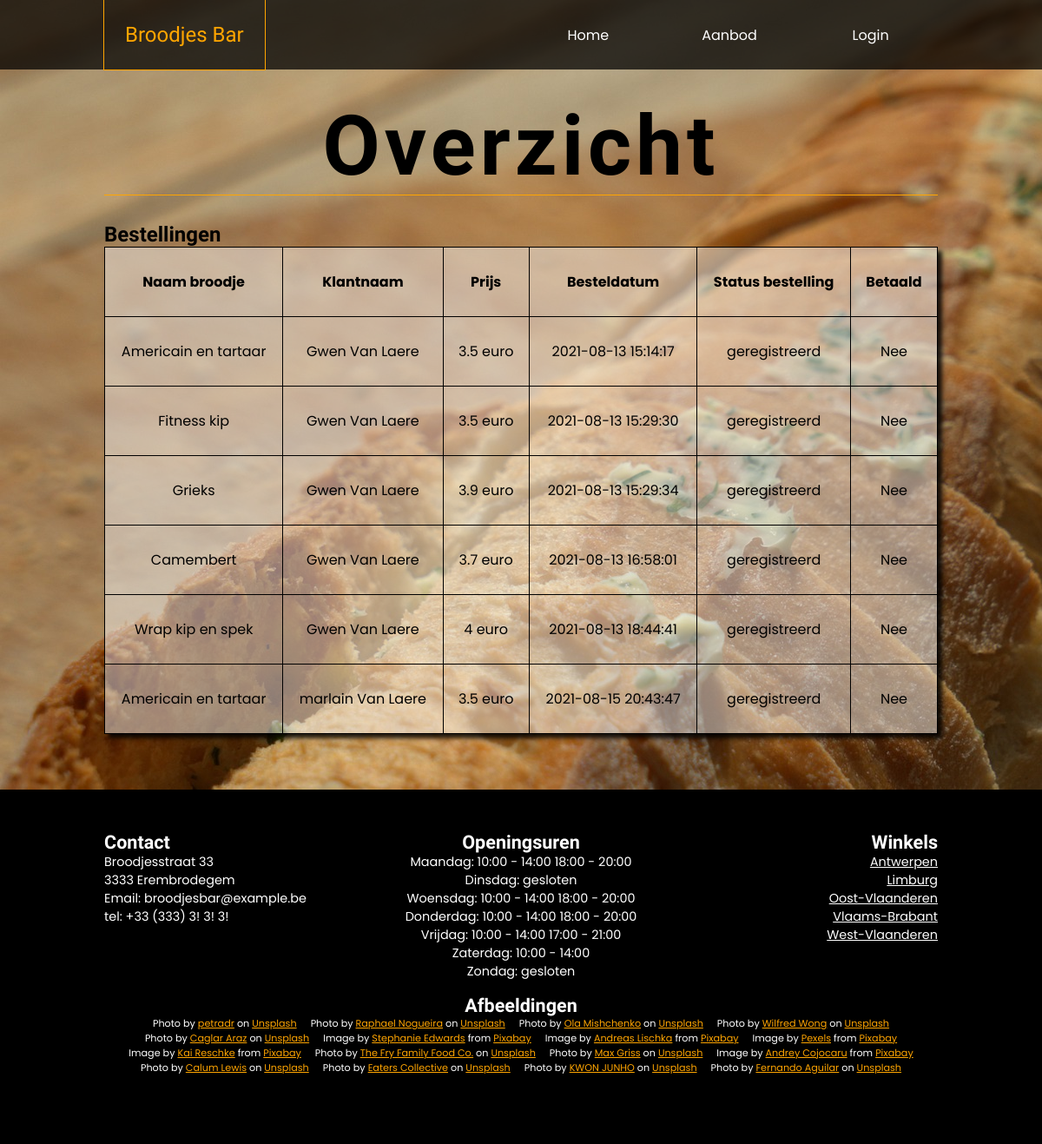
Page /broodjesbar/overzicht.php on the committed database.
### tables this page shows
CREATE TABLE `bestellingen` (
  `id` int(11) NOT NULL,
  `broodjeId` int(11) NOT NULL,
  `userId` int(11) NOT NULL,
  `datum` datetime NOT NULL,
  `prijs` decimal(10,2) NOT NULL,
  `status` int(2) NOT NULL,
  `betaald` tinyint(1) NOT NULL
);

CREATE TABLE `broodjes` (
  `id` int(11) NOT NULL,
  `Naam` varchar(50) NOT NULL,
  `Omschrijving` varchar(500) NOT NULL,
  `Prijs` decimal(10,2) NOT NULL,
  `image` varchar(255) NOT NULL DEFAULT 'default.jpg'
);

CREATE TABLE `users` (
  `id` int(11) NOT NULL,
  `voornaam` varchar(45) NOT NULL,
  `familienaam` varchar(45) NOT NULL,
  `email` varchar(255) NOT NULL,
  `wachtwoord` varchar(255) NOT NULL,
  `datum` datetime NOT NULL,
  `geblokkeerd` tinyint(1) DEFAULT NULL,
  `role` int(1) DEFAULT NULL
);

CREATE TABLE `bestelstatus` (
  `id` int(11) NOT NULL,
  `omschrijving` varchar(80) NOT NULL
);

### broodjesbar/BestellingsLijst.php (called while the page is built, shortened)
<?php
require_once 'Bestelling.php';
require_once 'User.php';
require_once 'Connection.php';
class BestellingsLijst {
    private string $dbConn;
    private string $dbUsername;
    private string $dbPassword;
    public function __construct() {
        $connection = new Connection();
        $this->dbConn = $connection->getDbConn();
        $this->dbUsername = $connection->getDbUsername();
        $this->dbPassword = $connection->getDbPassword();
    }
    public function getList() : array {
        $sql = "SELECT id, broodjeId, userId, datum, prijs, status, betaald FROM bestellingen ORDER BY datum";
        $dbh = new PDO($this->dbConn, $this->dbUsername, $this->dbPassword);
        $resultSet = $dbh->query($sql);
        $lijst= array();
        foreach ($resultSet as $rij) {
            $bestelling = new Bestelling((int) $rij["id"], (int) $rij["broodjeId"], (int) $rij["userId"],
            (string) $rij["datum"], (float) $rij["prijs"], (int) $rij["status"], (int) $rij["betaald"]);
            array_push($lijst, $bestelling);
        }
        return $lijst;
    }
}

### broodjesbar/Bestelling.php (called while the page is built, shortened)
<?php
require_once 'Connection.php';
class Bestelling {
    private string $datum;
    private float $prijs;
    private int $status;
    private int $betaald;
    private string $dbConn;
    private string $dbUsername;
    private string $dbPassword;
    public function __construct(int $id, int $broodjeId, int $userId, string $datum, float $prijs, int $status, int $betaald) {
        $this->datum = $datum;
        $this->prijs = $prijs;
        $this->status = $status;
        $this->betaald = $betaald;
        $connection = new Connection();
        $this->dbConn = $connection->getDbConn();
        $this->dbUsername = $connection->getDbUsername();
        $this->dbPassword = $connection->getDbPassword();
    }
    public function getDatum() : string {
        return $this->datum;
    }
    public function getPrijs() : float {
        return $this->prijs;
    }
    public function getStatusNaam() : string {
            $sql = "SELECT omschrijving FROM bestelstatus WHERE id = :id";
            $dbh = new PDO($this->dbConn, $this->dbUsername, $this->dbPassword);
            $stmt = $dbh->prepare($sql);
            $stmt->execute(array(':id' => $this->status));
            $resultSet = $stmt->fetch(PDO::FETCH_ASSOC);
            $statusNaam = $resultSet["omschrijving"];
            return $statusNaam;
    }
    public function getBetaald() : string {
        return $this->betaald === 0 ? 'Nee' : 'Ja';
    }
}

### broodjesbar/Connection.php (called while the page is built, shortened)
<?php
class Connection {
    private string $dbConn;
    private string $dbUsername;
    private string $dbPassword;
    public function __construct() {
        $this->dbConn = "mysql:host=ID354892_broodjesbar.db.webhosting.be;dbname=ID354892_broodjesbar;charset=utf8";
        $this->dbUsername = "ID354892_broodjesbar";
        $this->dbPassword = "kvkmrvei1";
    }
    public function getDbConn() {
        return $this->dbConn;
    }
    public function getDbUsername() {
        return $this->dbUsername;
    }
    public function getDbPassword() {
        return $this->dbPassword;
    }
}

### broodjesbar/BroodjesLijst.php (called while the page is built, shortened)
<?php
require_once 'Broodje.php';
require_once 'Connection.php';
class BroodjesLijst {
    private string $dbConn;
    private string $dbUsername;
    private string $dbPassword;
    public function __construct() {
        $connection = new Connection();
        $this->dbConn = $connection->getDbConn();
        $this->dbUsername = $connection->getDbUsername();
        $this->dbPassword = $connection->getDbPassword();
    }
    public function getBroodjeById(int $id) : Broodje {
        $sql = "SELECT id, naam, omschrijving, prijs, image FROM broodjes WHERE id = :id";
        $dbh = new PDO($this->dbConn, $this->dbUsername, $this->dbPassword);
        $stmt = $dbh->prepare($sql);
        $stmt->execute(array(':id' => $id));
        $rij = $stmt->fetch(PDO::FETCH_ASSOC);
        $broodje = new Broodje((int)$id, (string) $rij["naam"], (string) $rij["omschrijving"], (float) $rij["prijs"], (string) $rij["image"]);
        return $broodje;
    }
}

### broodjesbar/Broodje.php (called while the page is built, shortened)
<?php
class Broodje {
    private string $naam;
    public function __construct($id = null, string $naam, string $omschrijving, float $prijs, string $image) {
        $this->naam = $naam;
    }
    public function getNaam() : string {
        return $this->naam;
    }
}

### broodjesbar/User.php (called while the page is built, shortened)
<?php
require_once 'Connection.php';
class User {
    private $voornaam;
    private $familienaam;
    private string $dbConn;
    private string $dbUsername;
    private string $dbPassword;
    public function __construct($cid = null, $cvnaam = null, $cfnaam = null, $cemail = null, $cwachtwoord = null) {
        $this->voornaam = $cvnaam;
        $this->familienaam = $cfnaam;
        $connection = new Connection();
        $this->dbConn = $connection->getDbConn();
        $this->dbUsername = $connection->getDbUsername();
        $this->dbPassword = $connection->getDbPassword();
    }
    public function getVollNaam() {
        return $this->voornaam . ' ' . $this->familienaam;
    }
    public function getUserById($id) : User {
        $sql = "SELECT id, voornaam, familienaam, wachtwoord, email, geblokkeerd, role FROM users WHERE id = :id";
        $dbh = new PDO($this->dbConn, $this->dbUsername, $this->dbPassword);
        $stmt = $dbh->prepare($sql);
        $stmt->execute(array(':id' => $id));
        $resultSet = $stmt->fetch(PDO::FETCH_ASSOC);
        $this->voornaam = $resultSet["voornaam"] ?? 'default';
        $this->familienaam = $resultSet["familienaam"] ?? 'default';
        return $this;
    }
}

### broodjesbar/overzicht.php (the view, shortened to what this page needs)
<?php
    require_once 'header.php';
    require_once 'User.php';
    require_once 'BestellingsLijst.php';
    require_once 'BroodjesLijst.php';
    $bestLijst = new BestellingsLijst();
    $overzicht = $bestLijst->getList();
?>
<h1>Overzicht</h1>
<h2>Bestellingen</h2>
<table class="bestellingsTabel">
    <tbody>
        <tr>
            <th>Naam broodje</th>
            <th>Klantnaam</th>
            <th>Prijs</th>
            <th>Besteldatum</th>
            <th>Status bestelling</th>
            <th>Betaald</th>
        </tr>
        <?php foreach($overzicht as $bestelling) {
            $broodjeId =$bestelling->getBroodjeId();
            $userId = $bestelling->getUserId();
            $brLijst = new BroodjesLijst();
            $broodje = $brLijst->getBroodjeById($broodjeId);
            $newUser = new User();
            $user = $newUser->getUserById($userId);
        print("<tr><td>" . $broodje->getNaam() . "</td>
        <td>" . $user->getVollNaam() . "</td>
        <td>" . $bestelling->getPrijs() . " euro</td>
        <td>" . $bestelling->getDatum() . "</td>
        <td>" . $bestelling->getStatusNaam() . "</td>
        <td>" . $bestelling->getBetaald() . "</td></tr>");
    }
    ?>
    </tbody>
</table>
<?php
    require_once("footer.php");
?>

### rows in the picture
bestellingen: broodjeId.Naam "Americain en tartaar", userId.familienaam "Gwen Van Laere", prijs "3.5", datum "2021-08-13 15:14:17", status.omschrijving "geregistreerd", betaald "Nee"
bestellingen: broodjeId.Naam "Fitness kip", userId.familienaam "Gwen Van Laere", prijs "3.5", datum "2021-08-13 15:29:30", status.omschrijving "geregistreerd", betaald "Nee"
bestellingen: broodjeId.Naam "Grieks", userId.familienaam "Gwen Van Laere", prijs "3.9", datum "2021-08-13 15:29:34", status.omschrijving "geregistreerd", betaald "Nee"
bestellingen: broodjeId.Naam "Camembert", userId.familienaam "Gwen Van Laere", prijs "3.7", datum "2021-08-13 16:58:01", status.omschrijving "geregistreerd", betaald "Nee"
bestellingen: broodjeId.Naam "Wrap kip en spek", userId.familienaam "Gwen Van Laere", prijs "4", datum "2021-08-13 18:44:41", status.omschrijving "geregistreerd", betaald "Nee"
bestellingen: broodjeId.Naam "Americain en tartaar", userId.familienaam "marlain Van Laere", prijs "3.5", datum "2021-08-15 20:43:47", status.omschrijving "geregistreerd", betaald "Nee"
